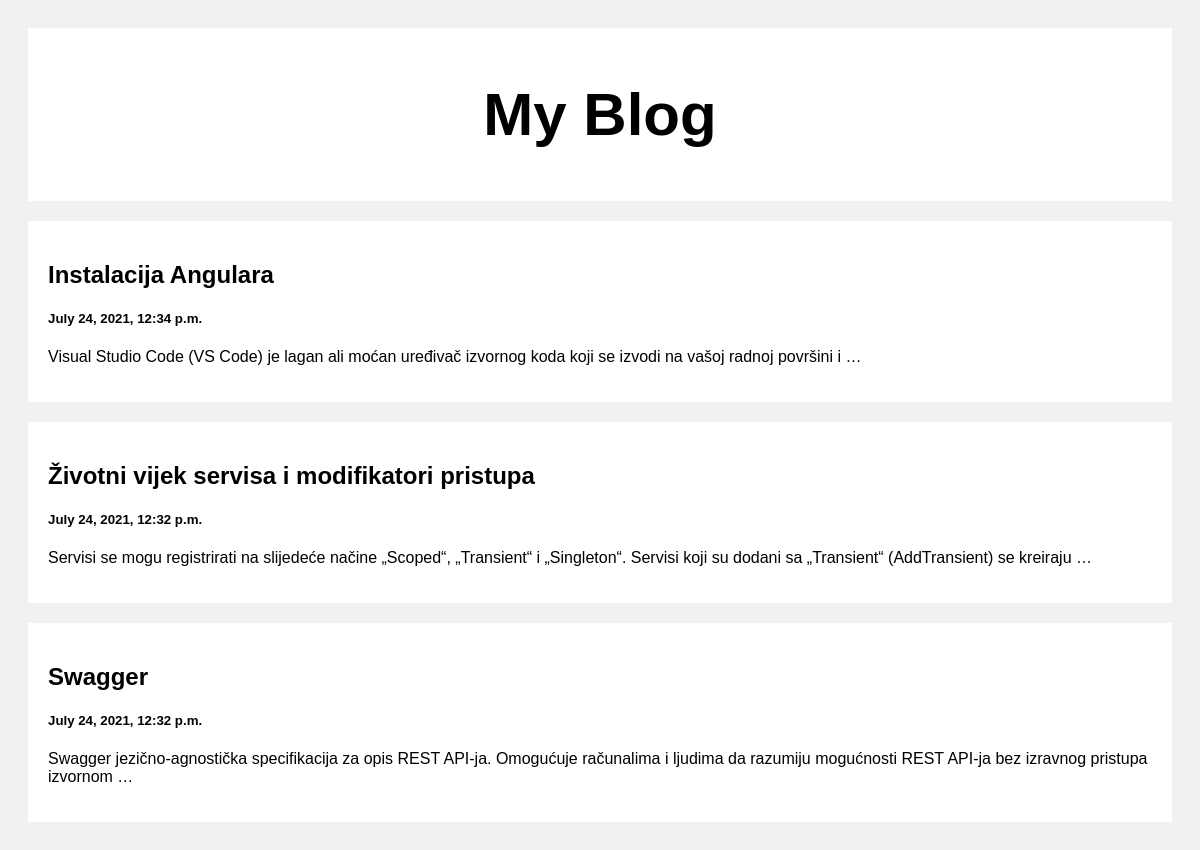
The page / on the database its author committed.
### posts/models.py (models this page shows)
class Post(models.Model):
    title = models.CharField(max_length = 200)
    description = models.TextField(max_length = 1000000)
    date_of_creation = models.DateTimeField(default=datetime.now, blank=True)

### posts/views.py (the view)
# urls.py: path('', views.index, name = 'index'),
def index(request):
    posts = Post.objects.all()
    return render(request, 'index.html',{'posts': posts})

### templates/index.html (shortened to what this page needs)
<!DOCTYPE html>
<html>
<head>
</head>
<body>
<div class="header">
  <h2>My Blog</h2>
</div>
<div class="row">
  <div class="leftcolumn">
    {% for post in posts reversed %}
    <div class="card">
      <a style="text-decoration: none; color: black;" href="/post/{{post.id}}">
        <h2>{{post.title}}</h2>
        <h5>{{post.date_of_creation}}</h5>
        <p>{{post.description|truncatewords:20}}</p>
      </a>
    </div>
    {% endfor %}
  </div>
</div>
</body>
</html>

### templates/index.html (style rules this page uses)
* { box-sizing: border-box; }
body { font-family: Arial; padding: 20px; background: #f1f1f1; }
.header { padding: 2px; font-size: 40px; text-align: center; background: white; }
.leftcolumn { float: left; width: 100%; }
.card { background-color: white; padding: 20px; margin-top: 20px; }
.row:after { content: ""; display: table; clear: both; }

### rows shown on the page
Post: title "Instalacija Angulara", date_of_creation "July 24, 2021, 12:34 p.m.", description "Visual Studio Code (VS Code) je lagan ali moćan uređivač izvornog koda koji se izvodi na vašoj radnoj površini i …"
Post: title "Životni vijek servisa i modifikatori pristupa", date_of_creation "July 24, 2021, 12:32 p.m.", description "Servisi se mogu registrirati na slijedeće načine „Scoped“, „Transient“ i „Singleton“. Servisi koji su dodani sa „Transient“ (AddTransient) se kreiraju …"
Post: title "Swagger", date_of_creation "July 24, 2021, 12:32 p.m.", description "Swagger jezično-agnostička specifikacija za opis REST API-ja. Omogućuje računalima i ljudima da razumiju mogućnosti REST API-ja bez izravnog pristupa izvornom …"
